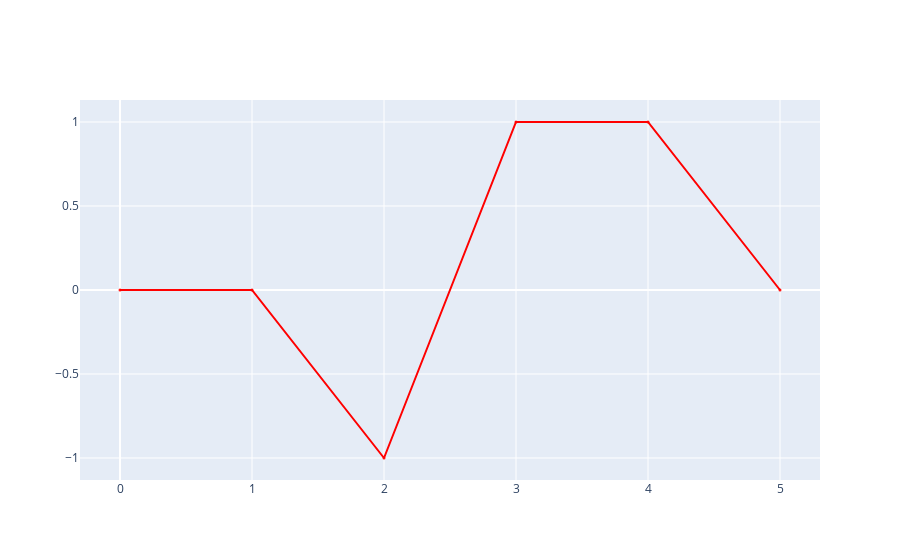
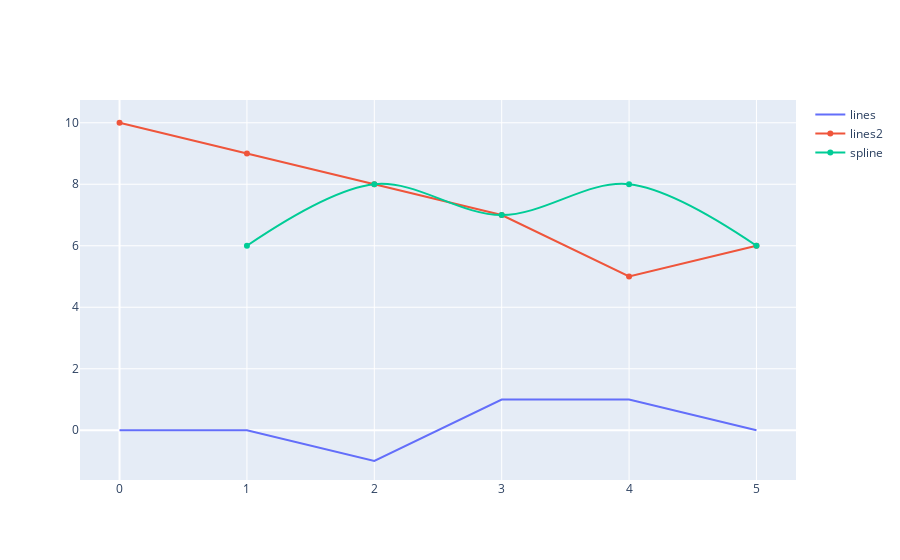

Notebook code cell kept with these figures, in order:
### Code cell
x = gdp_subdf['title + description'].values

#mode = 'markers'

#iplot([go.Scatter(y=x[:15],x=y[:15], mode = 'lines', marker=dict(color='red',size=3, opacity=0.9))])

iplot([go.Scatter(y=[0,0,-1,1,1,0],x=[0,1,2,3,4,5], mode = 'lines+markers', marker=dict(color='red',size=3, opacity=0.9))])

w = np.array([1, 2, 3, 4, 5])
y = np.array([1, 3, 2, 3, 1])

fig = go.Figure()
fig.add_trace(go.Scatter(y=[0,0,-1,1,1,0],x=[0,1,2,3,4,5],
                    mode='lines',
                    name='lines'))
fig.add_trace(go.Scatter(y=[10,9,8,7,5,6],x=[0,1,2,3,4,5],
                    mode='lines+markers',
                    name='lines2'))

fig.add_trace(go.Scatter(x=w, y=y + 5, name="spline",
                    text=["tweak line smoothness<br>with 'smoothing' in line object"],
                    hoverinfo='text+name',
                    line_shape='spline'))

fig.show()

### Figure 1 — Plotly figure (JSON) as saved in the notebook; plotly's stock layout.template omitted (floating-point values rounded to 4 significant figures)
{"data": [{"marker": {"color": "red", "opacity": 0.9, "size": 3}, "mode": "lines+markers", "type": "scatter", "x": [0, 1, 2, 3, 4, 5], "y": [0, 0, -1, 1, 1, 0]}], "layout": {}}

### Figure 2 — Plotly figure (JSON) as saved in the notebook; plotly's stock layout.template omitted (floating-point values rounded to 4 significant figures)
{"data": [{"mode": "lines", "name": "lines", "type": "scatter", "x": [0, 1, 2, 3, 4, 5], "y": [0, 0, -1, 1, 1, 0]}, {"mode": "lines+markers", "name": "lines2", "type": "scatter", "x": [0, 1, 2, 3, 4, 5], "y": [10, 9, 8, 7, 5, 6]}, {"hoverinfo": "text+name", "line": {"shape": "spline"}, "name": "spline", "text": ["tweak line smoothness<br>with 'smoothing' in line object"], "type": "scatter", "x": [1, 2, 3, 4, 5], "y": [6, 8, 7, 8, 6]}], "layout": {}}
